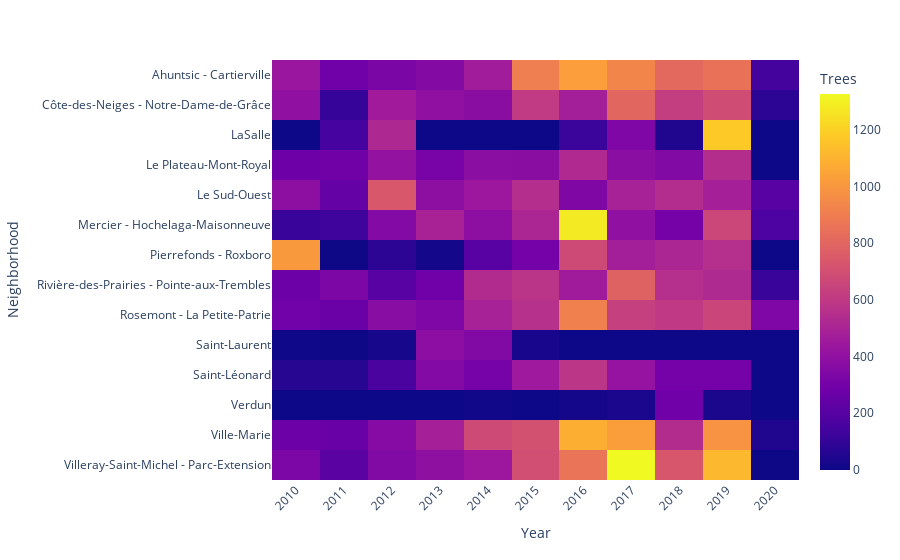

Write notebook code for a chart like this one.
### Code cell
dataframe
fig = px.imshow(dataframe, x=list(dataframe.columns.year), y=dataframe.index, labels=dict(color='Trees'))
fig.update_layout(yaxis={"title": 'Neighborhood'},
                  xaxis = dict(
                        title = 'Year',
                        tickangle = -45,
                        tickmode = 'array',
                        tickvals = list(dataframe.columns.year),
                    )
                )
fig.update_traces(hovertemplate= hover_template.get_heatmap_hover_template())
fig.show()

### Figure 1 — Plotly figure (JSON) as saved in the notebook; plotly's stock layout.template omitted (floating-point values rounded to 4 significant figures; data arrays with more than 128 entries replaced by an {"elided": "..."} marker saying what was removed)
{"data": [{"coloraxis": "coloraxis", "hovertemplate": "", "name": "0", "type": "heatmap", "x": [2010, 2011, 2012, 2013, 2014, 2015, 2016, 2017, 2018, 2019, 2020], "xaxis": "x", "y": ["Ahuntsic - Cartierville", "Côte-des-Neiges - Notre-Dame-de-Grâce", "LaSalle", "Le Plateau-Mont-Royal", "Le Sud-Ouest", "Mercier - Hochelaga-Maisonneuve", "Pierrefonds - Roxboro", "Rivière-des-Prairies - Pointe-aux-Trembles", "Rosemont - La Petite-Patrie", "Saint-Laurent", "Saint-Léonard", "Verdun", "Ville-Marie", "Villeray-Saint-Michel - Parc-Extension"], "yaxis": "y", "z": {"elided": "14x11 int values"}}], "layout": {"coloraxis": {"colorbar": {"title": {"text": "Trees"}}, "colorscale": [[0, "#0d0887"], [0.1111, "#46039f"], [0.2222, "#7201a8"], [0.3333, "#9c179e"], [0.4444, "#bd3786"], [0.5556, "#d8576b"], [0.6667, "#ed7953"], [0.7778, "#fb9f3a"], [0.8889, "#fdca26"], [1, "#f0f921"]]}, "margin": {"t": 60}, "xaxis": {"anchor": "y", "constrain": "domain", "domain": [0, 1], "scaleanchor": "y", "tickangle": -45, "tickmode": "array", "tickvals": [2010, 2011, 2012, 2013, 2014, 2015, 2016, 2017, 2018, 2019, 2020], "title": {"text": "Year"}}, "yaxis": {"anchor": "x", "autorange": "reversed", "constrain": "domain", "domain": [0, 1], "title": {"text": "Neighborhood"}}}}
